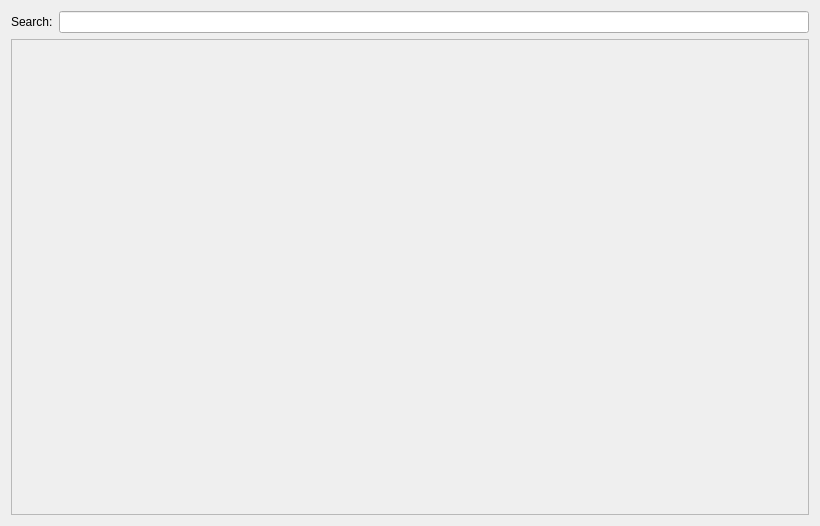
<?xml version="1.0" encoding="UTF-8"?>
<ui version="4.0">
 <class>FoodSearch</class>
 <widget class="QWidget" name="FoodSearch">
  <property name="geometry">
   <rect>
    <x>0</x>
    <y>0</y>
    <width>820</width>
    <height>526</height>
   </rect>
  </property>
  <layout class="QGridLayout" name="gridLayout">
   <item row="0" column="1">
    <widget class="QLineEdit" name="searchBar"/>
   </item>
   <item row="0" column="0">
    <widget class="QLabel" name="label">
     <property name="text">
      <string>Search:</string>
     </property>
    </widget>
   </item>
   <item row="1" column="0" colspan="2">
    <widget class="QScrollArea" name="scrollArea">
     <property name="widgetResizable">
      <bool>true</bool>
     </property>
     <widget class="QWidget" name="scrollAreaWidgetContents">
      <property name="geometry">
       <rect>
        <x>0</x>
        <y>0</y>
        <width>800</width>
        <height>475</height>
       </rect>
      </property>
      <layout class="QVBoxLayout" name="results"/>
     </widget>
    </widget>
   </item>
  </layout>
 </widget>
 <resources/>
 <connections/>
 <slots>
  <slot>search()</slot>
 </slots>
</ui>
